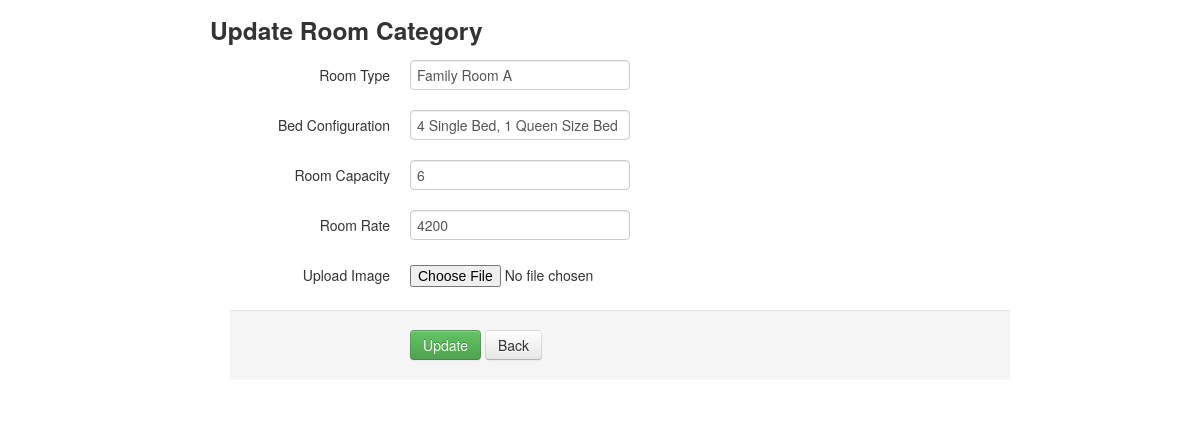
Screenshot of /function/update-roomcategory.php?id=1 (signed in) with the database file from the repository.
### tables this page shows
CREATE TABLE IF NOT EXISTS `roomcategory` (
  `id` int(5) NOT NULL,
  `roomType` varchar(30) NOT NULL,
  `bedConfiguration` varchar(50) NOT NULL,
  `capacity` int(10) NOT NULL,
  `roomRate` int(11) NOT NULL
);

### function/update-roomcategory.php (the view, shortened to what this page needs)
<!DOCTYPE html>
<html lang="en">
<head>
    <link   href="css/bootstrap.min.css" rel="stylesheet">
    <link rel="stylesheet" type="text/css" href="css/sweetalert2.css">
</head>
<?php
    $id = null;
    if ( !empty($_GET['id'])) {
        $id = $_REQUEST['id'];
    }
    if ( !empty($_POST)) {
        $roomTypeError = null;
		$bedConfigurationError = null;
        $roomRateError = null;
        $roomCapacityError = null;
        $uploadError = null;
        $roomType = $_POST['roomType'];
		$image = $_FILES['uploadimg']['name'];
		$upload = strtolower(preg_replace('/ /','', ($roomType)));
		$bedConfiguration = $_POST['bedConfiguration'];
        $roomRate = $_POST['roomRate'];
        $roomCapacity = $_POST['roomCapacity'];
        $oldName = $_FILES['uploadimg']['name'];
        $valid = true;
        if (empty($roomType)) {
            $roomTypeError = 'Please enter Room Type';
            $valid = false;
        }
		if (empty($bedConfiguration)) {
            $bedConfigurationError = 'Please enter Bed Configuration';
            $valid = false;
        }
        if (empty($roomRate)) {
            $roomRateError = 'Please enter Room Rate';
            $valid = false;
        } else if (!(ctype_digit($roomRate))){
            $roomCapacityError = 'Please enter valid Room Rate';
            $valid = false;
        }
        if (empty($roomCapacity)) {
            $roomCapacityError = 'Please enter Room Capacity';
            $valid = false;
        } else if (!(ctype_digit($roomCapacity))){
            $roomCapacityError = 'Please enter valid Room Capacity';
            $valid = false;
        }
        if(!empty($_FILES["uploadimg"]["name"]))
        {
        if(pathinfo($oldName, PATHINFO_EXTENSION) != 'jpg' AND pathinfo($oldName, PATHINFO_EXTENSION) != 'jpeg' AND pathinfo($oldName, PATHINFO_EXTENSION) != 'JPG' AND pathinfo($oldName, PATHINFO_EXTENSION) != 'JPEG')
        {
            $uploadError = 'Only jpg/jpeg image is supported';
            $valid = false;
        }
        }
        $error = false;
        if ($valid) {
            $check = mysql_query("SELECT * FROM roomcategory WHERE id != '$id'");
            while($checkrow = mysql_fetch_array($check))
            {
               if($checkrow['roomType'] == $roomType)
               {
                   $error = true;
                   break;
               }
            }
            if($error == true)
            {
                ?>
                <script>
                swal({
                title: 'Error!',
                text: 'Room category already exist!',
                type: 'error',
                confirmButtonText: 'Ok' },
                function()
                {
                   location.href="update-roomcategory.php?id=<?php echo $id;?>";
                });
                </script>
                <?php
            }
            else
            {
              $qry = mysql_query("SELECT * FROM roomcategory WHERE id = '$id'");
              $row = mysql_fetch_array($qry);
              if($row['roomType'] == $roomType)
              {
                if(!empty($_FILES["uploadimg"]["name"]))
                {
                $path = '../talisay/images/rooms/'.strtolower(preg_replace('/ /', '', $row['roomType'])).'.jpg';
                unlink($path);
                $imgName = strtolower(preg_replace('/ /', '', $roomType)).'.jpg';
                $target = '../talisay/images/rooms/'.$imgName;
                move_uploaded_file($_FILES['uploadimg']['tmp_name'], $target);
                }
                mysql_query("UPDATE roomcategory SET roomType = '$roomType', bedConfiguration = '$bedConfiguration', capacity = '$roomCapacity' , roomRate = '$roomRate' WHERE id = '$id'");
                mysql_close();
                echo '<script>location.href="index-roomcategory.php"</script>';
                }
                else
                {
                if(!empty($_FILES["uploadimg"]["name"]))
                {
                $path = '../talisay/images/rooms/'.strtolower(preg_replace('/ /', '', $row['roomType'])).'.jpg';
                unlink($path);
                $imgName = strtolower(preg_replace('/ /', '', $roomType)).'.jpg';
                $target = '../talisay/images/rooms/'.$imgName;
                move_uploaded_file($_FILES['uploadimg']['tmp_name'], $target);
                mysql_query("UPDATE roomcategory SET upload = '$upload', roomType = '$roomType', bedConfiguration = '$bedConfiguration', capacity = '$roomCapacity' , roomRate = '$roomRate' WHERE id = '$id'");
                mysql_close();
                echo '<script>location.href="index-roomcategory.php"</script>';
                }
                else
                {
                rename('../talisay/images/rooms/'.strtolower(preg_replace('/ /', '', $row['roomType'])).'.jpg', '../talisay/images/rooms/'.strtolower(preg_replace('/ /', '', $roomType)).'.jpg');
                mysql_query("UPDATE roomcategory SET upload = '$upload', roomType = '$roomType', bedConfiguration = '$bedConfiguration', capacity = '$roomCapacity' , roomRate = '$roomRate' WHERE id = '$id'");
                mysql_close();
                echo '<script>location.href="index-roomcategory.php"</script>';
                }
                }
            }
        }
    } else {
        $qry = mysql_query("SELECT * FROM roomcategory where id = $id");
        $row = mysql_fetch_array($qry);
        $roomType = $row['roomType'];
		$bedConfiguration = $row['bedConfiguration'];
        $roomRate = $row['roomRate'];
        $roomCapacity = $row['capacity'];
    }
?>
<body>
    <div class="container">
                <div class="span10 offset1">
                    <div class="row">
                        <h3>Update Room Category</h3>
                    </div>
                    <form class="form-horizontal" action="update-roomcategory.php?id=<?php echo $id?>" method="post" enctype="multipart/form-data">
                      <div class="control-group <?php echo !empty($roomTypeError)?'error':'';?>">
                        <label class="control-label">Room Type</label>
                        <div class="controls">
                            <input name="roomType" type="text"  placeholder="Room Type" value="<?php echo !empty($roomType)?$roomType:'';?>">
                        </div>
                      </div>
					  <div class="control-group <?php echo !empty($bedConfigurationError)?'error':'';?>">
                        <label class="control-label">Bed Configuration</label>
                        <div class="controls">
                            <input name="bedConfiguration" type="text"  placeholder="Bed Configuration" value="<?php echo !empty($bedConfiguration)?$bedConfiguration:'';?>">
                        </div>
                      </div>
                      <div class="control-group <?php echo !empty($roomCapacityError)?'error':'';?>">
                        <label class="control-label">Room Capacity</label>
                        <div class="controls">
                            <input name="roomCapacity" type="text"  placeholder="Room Capacity" maxlength="6" value="<?php echo !empty($roomCapacity)?$roomCapacity:'';?>">
                        </div>
                      </div>
                      <div class="control-group <?php echo !empty($roomRateError)?'error':'';?>">
                        <label class="control-label">Room Rate</label>
                        <div class="controls">
                            <input name="roomRate" type="text"  placeholder="Room Rate" maxlength="6" value="<?php echo !empty($roomRate)?$roomRate:'';?>">
                        </div>
                      </div>
                      <div class="control-group <?php echo !empty($uploadError)?'error':'';?>">
                        <label class="control-label">Upload Image</label>
                        <div class="controls">
                            <input  type="file" name="uploadimg" placeholder="Upload Image" maxlength="6" value="<?php echo !empty($uploadimg)?$uploadimg:'';?>"/>
                        </div>
                      </div>
                      <div class="form-actions">
                          <button type="submit" class="btn btn-success">Update</button>
                          <a class="btn" href="index-roomcategory.php">Back</a>
                        </div>
                    </form>
                </div>
    </div>
  </body>
</html>

### rows the page displays
roomcategory: roomType "Family Room A", bedConfiguration "4 Single Bed, 1 Queen Size Bed", roomCapacity "6", roomRate "4200"
